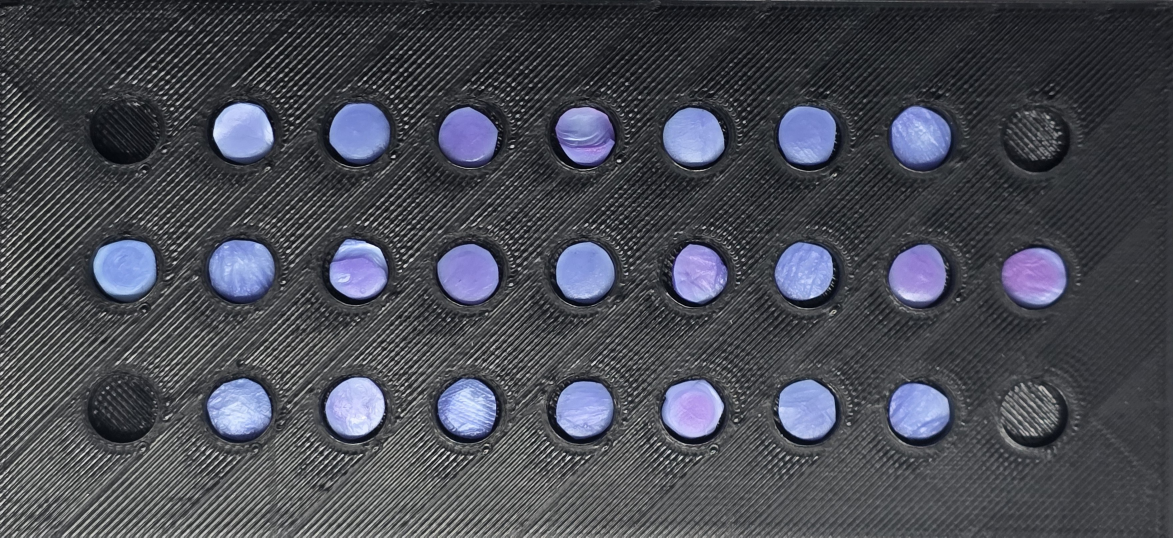
#> input picture samples/0th_min.jpeg, 3519 x 1612 px (shown at 1/3 size); its folder holds 4 pictures in this run
$ python visual_comparison.py
#> lines starting #> are read from the running program, lines starting #| are printed output that depends on the picture
import cv2
import numpy as np
import matplotlib.pyplot as plt

"""
Visual comparison of temporal images to check for VISIBLE color changes.
This helps diagnose whether the issue is biological or analytical.
"""

def create_visual_comparison():
    timepoints = [0, 5, 10, 15, 20, 25]
    images = []

    print("Loading images...")
    for t in timepoints:
        img_path = f'samples/{t}th_min.jpeg'
        img = cv2.imread(img_path)
#> img is the input picture: shape (1612, 3519, 3); mean B, G, R 83.8, 74.7, 72.6
        if img is not None:
            img_rgb = cv2.cvtColor(img, cv2.COLOR_BGR2RGB)
            images.append((t, img_rgb))
        else:
            print(f"Warning: Could not load {img_path}")

    if len(images) < 2:
        print("Error: Need at least 2 images for comparison")
        return

    # Create comparison figure
    n_images = len(images)
    fig, axes = plt.subplots(2, 3, figsize=(18, 12))
    axes = axes.flatten()

    for idx, (t, img) in enumerate(images):
        axes[idx].imshow(img)
        axes[idx].set_title(f'Time = {t} minutes', fontsize=14, fontweight='bold')
        axes[idx].axis('off')

    # Hide unused subplots
    for idx in range(len(images), len(axes)):
        axes[idx].axis('off')

    plt.suptitle('Visual Timeline Comparison\nLook for color changes in sample wells',
                 fontsize=16, fontweight='bold')
    plt.tight_layout()
    plt.savefig('visual_timeline_comparison.png', dpi=150, bbox_inches='tight')
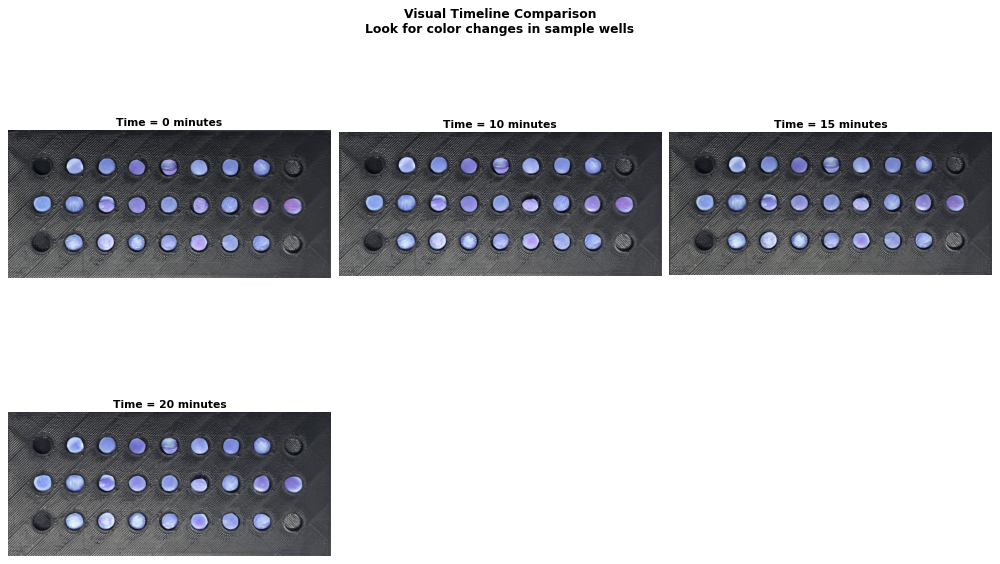
#> figure drawn by matplotlib, 4 panels
    print("✓ Saved: visual_timeline_comparison.png")

    # Create side-by-side comparison of t=0 vs t=25
    fig2, axes2 = plt.subplots(1, 2, figsize=(16, 8))

    img_t0 = images[0][1]
    img_t25 = images[-1][1]
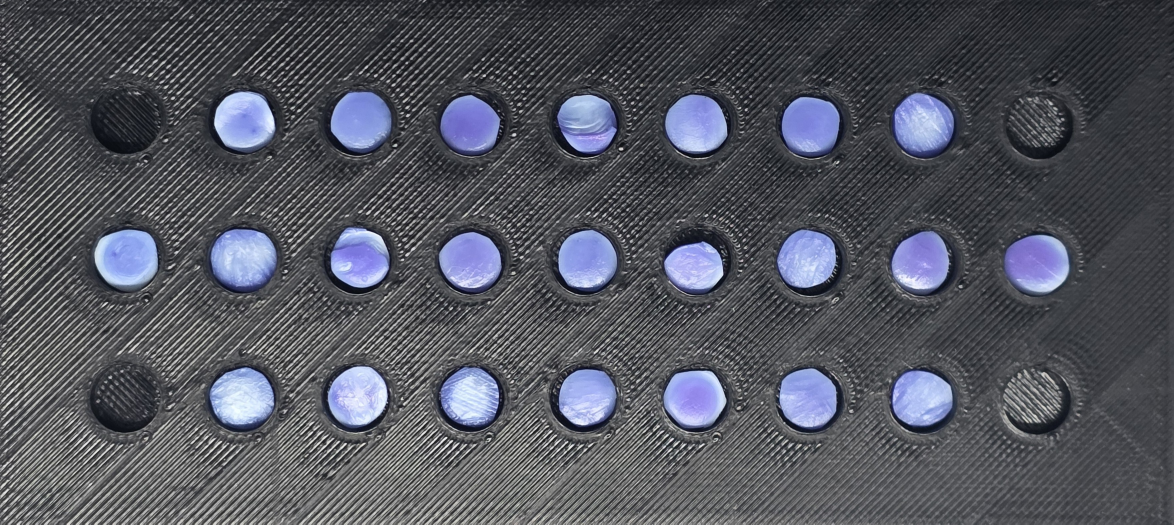
#> img_t25: shape (1573, 3521, 3) (shown at 1/3 size); mean R, G, B 83, 85.3, 94.7

    axes2[0].imshow(img_t0)
    axes2[0].set_title('t = 0 min (Baseline)', fontsize=14, fontweight='bold')
    axes2[0].axis('off')

    axes2[1].imshow(img_t25)
    axes2[1].set_title('t = 25 min (Final)', fontsize=14, fontweight='bold')
    axes2[1].axis('off')

    plt.suptitle('Direct Comparison: Baseline vs Final\nCan you see any color difference?',
                 fontsize=16, fontweight='bold')
    plt.tight_layout()
    plt.savefig('visual_t0_vs_t25.png', dpi=150, bbox_inches='tight')
    print("✓ Saved: visual_t0_vs_t25.png")

    # Create difference image (amplified)
    print("\nGenerating difference visualization...")

    # Ensure images are the same size for comparison
    h1, w1 = images[0][1].shape[:2]
#> h1 = 1612; w1 = 3519
    h2, w2 = images[-1][1].shape[:2]
#> h2 = 1573; w2 = 3521

    if (h1, w1) != (h2, w2):
        print(f"  Note: Resizing images for comparison (t0: {w1}x{h1}, t25: {w2}x{h2})")
#|   Note: Resizing images for comparison (t0: 3519x1612, t25: 3521x1573)
        # Resize t25 to match t0
        img_t25_resized = cv2.resize(images[-1][1], (w1, h1))
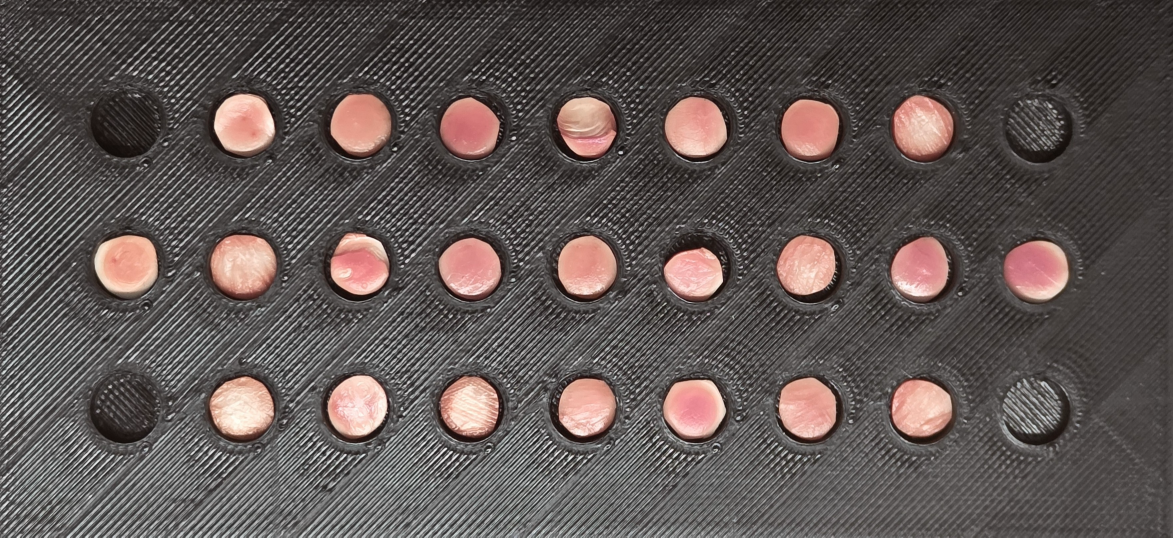
#> img_t25_resized: shape (1612, 3519, 3) (shown at 1/3 size); mean of channels 0, 1, 2 82.9, 85.1, 94.6; drawn as B, G, R
        img_t0_for_diff = images[0][1]
        img_t25_for_diff = img_t25_resized
    else:
        img_t0_for_diff = images[0][1]
        img_t25_for_diff = images[-1][1]

    img_t0_gray = cv2.cvtColor(img_t0_for_diff, cv2.COLOR_RGB2GRAY)
    img_t25_gray = cv2.cvtColor(img_t25_for_diff, cv2.COLOR_RGB2GRAY)
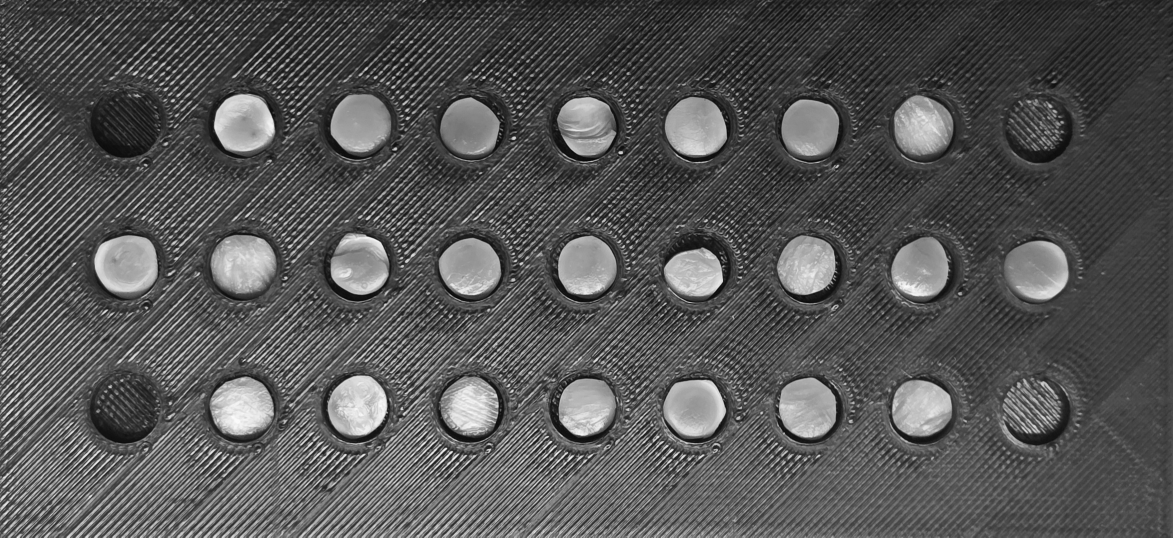
#> img_t25_gray: shape (1612, 3519) (shown at 1/3 size); min 2, max 252, mean 85.5

    # Calculate absolute difference and amplify
    diff = np.abs(img_t25_gray.astype(float) - img_t0_gray.astype(float))
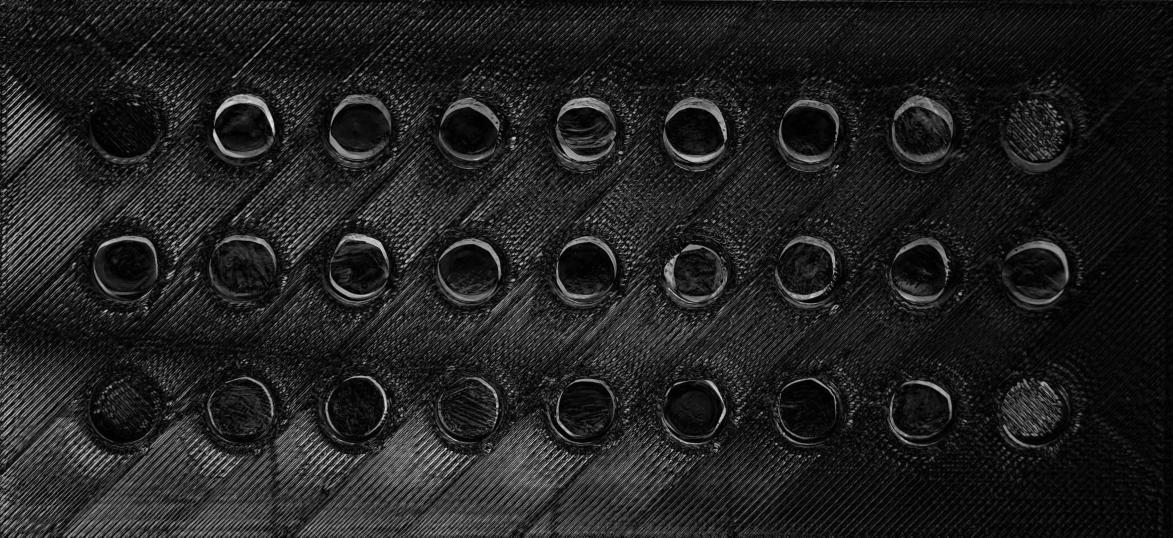
#> diff: shape (1612, 3519) float64 (shown at 1/3 size); min 0, max 238, mean 32.8
    diff_amplified = np.clip(diff * 5, 0, 255).astype(np.uint8)  # Amplify by 5x
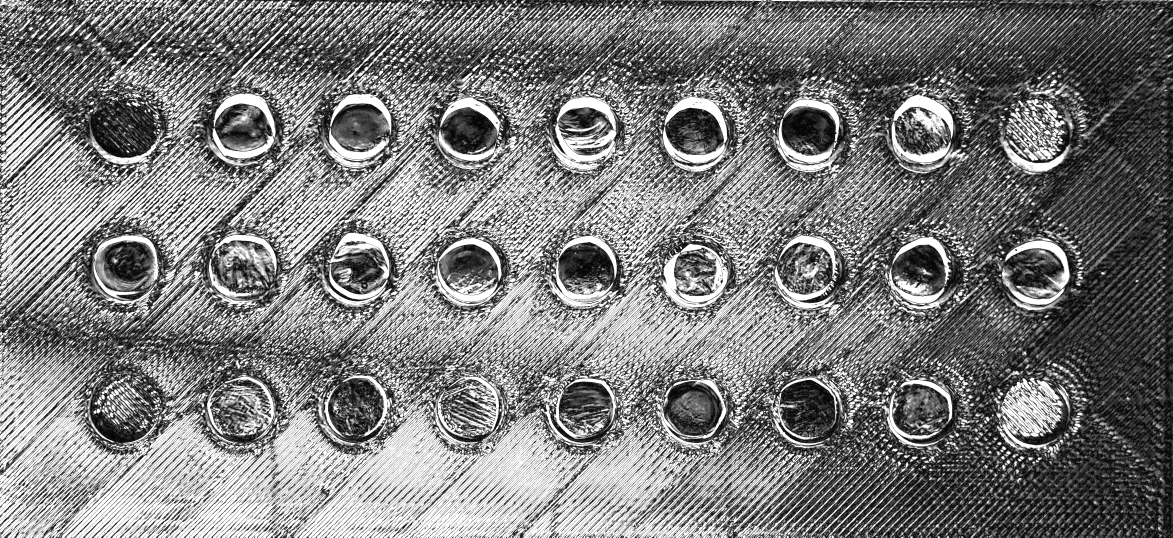
#> diff_amplified: shape (1612, 3519) (shown at 1/3 size); min 0, max 255, mean 124.1

    fig3, axes3 = plt.subplots(1, 3, figsize=(18, 6))

    axes3[0].imshow(img_t0_for_diff)
    axes3[0].set_title('t = 0 min', fontsize=12)
    axes3[0].axis('off')

    axes3[1].imshow(img_t25_for_diff)
    axes3[1].set_title('t = 25 min', fontsize=12)
    axes3[1].axis('off')

    im = axes3[2].imshow(diff_amplified, cmap='hot')
    axes3[2].set_title('Difference Image (5x amplified)', fontsize=12)
    axes3[2].axis('off')
    plt.colorbar(im, ax=axes3[2], label='Intensity difference')

    plt.suptitle('Change Detection: Brighter areas = more change',
                 fontsize=14, fontweight='bold')
    plt.tight_layout()
    plt.savefig('visual_difference_map.png', dpi=150, bbox_inches='tight')
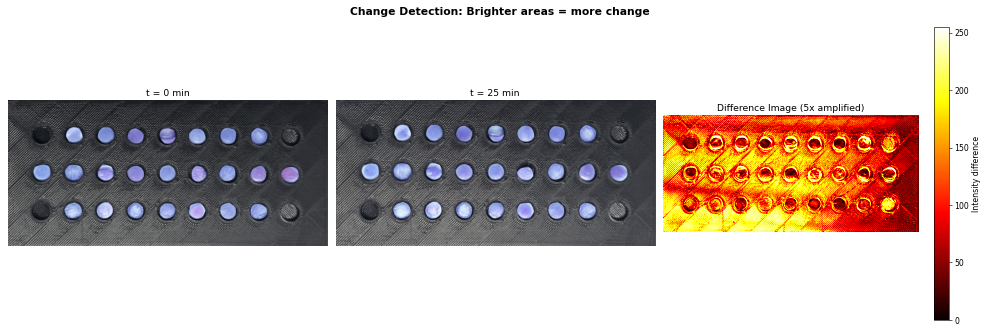
#> figure drawn by matplotlib, 4 panels
    print("✓ Saved: visual_difference_map.png")

    # Statistical summary of differences
    print("\n" + "="*60)
    print("VISUAL CHANGE STATISTICS")
    print("="*60)
    print(f"Mean absolute difference: {diff.mean():.2f} intensity units")
    print(f"Max difference: {diff.max():.2f} intensity units")
    print(f"Pixels with >10 unit change: {np.sum(diff > 10)}")
    print(f"Pixels with >20 unit change: {np.sum(diff > 20)}")
    print(f"Pixels with >30 unit change: {np.sum(diff > 30)}")

    if diff.mean() < 5:
        print("\n⚠️  WARNING: Very small differences detected!")
        print("   → Suggests minimal biological activity or imaging artifacts")
    elif diff.mean() < 10:
        print("\n⚡ BORDERLINE: Small but detectable differences")
        print("   → May need better indicators or longer incubation")
    else:
        print("\n✓ GOOD: Clear differences detected")
        print("   → Issue may be with color space selection or ROI extraction")

    print("\n" + "="*60)
    print("NEXT: Open the saved images and inspect visually!")
    print("="*60)

if __name__ == "__main__":
    create_visual_comparison()
